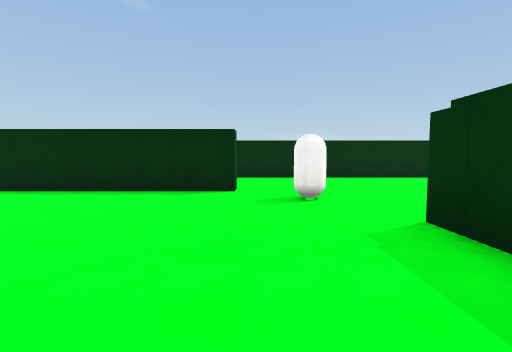
view 1 (above)

22 first-person views from a walk through a Unity game level. The camera is 1.3 m above the floor, tilts 4° down and sees 85° across. The floor is counted in squares, 2 m on a side. Each view is taken from the middle of a square. On the plan, view 1 faces up. The plan holds only what a view shows up to about 9 squares ahead; the rest is blank. The player character is not drawn. Surface patterns are stand-ins for the level's own textures.

view 2
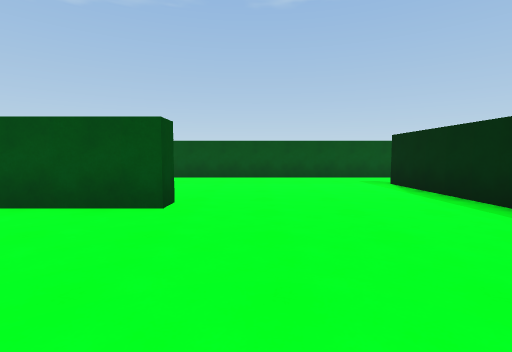

view 3
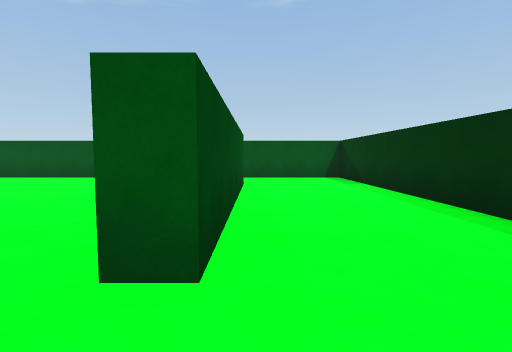

view 4
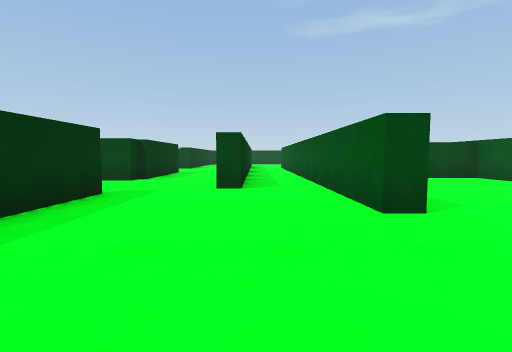

view 5
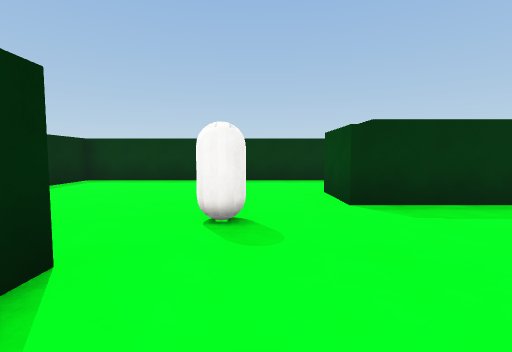

view 6
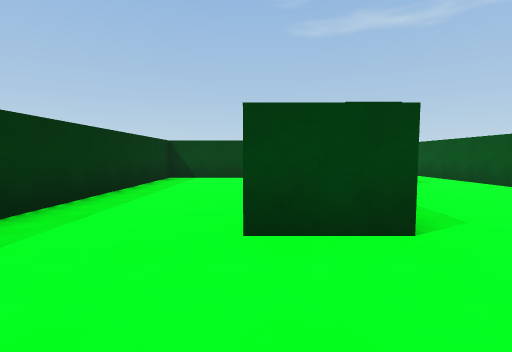

view 7
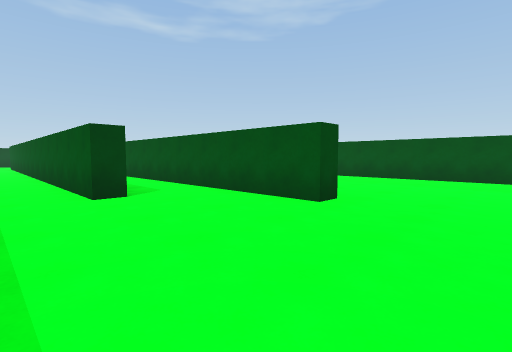

view 8
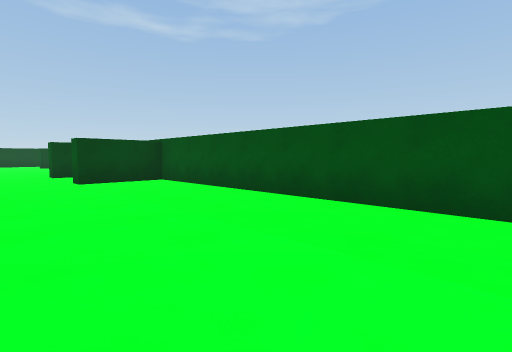

view 9
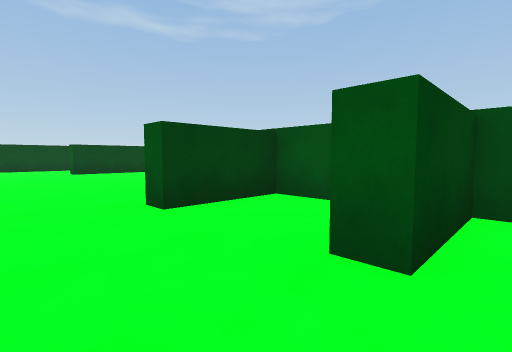

view 10
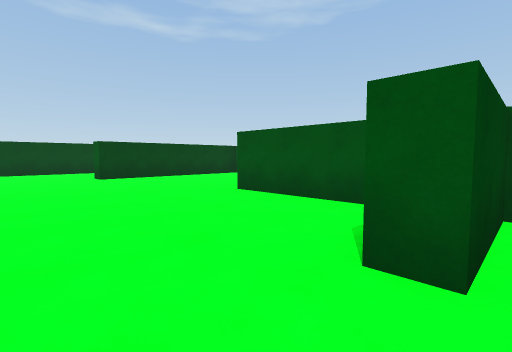

view 11
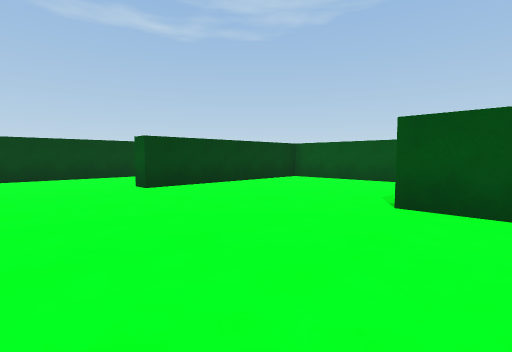

view 12
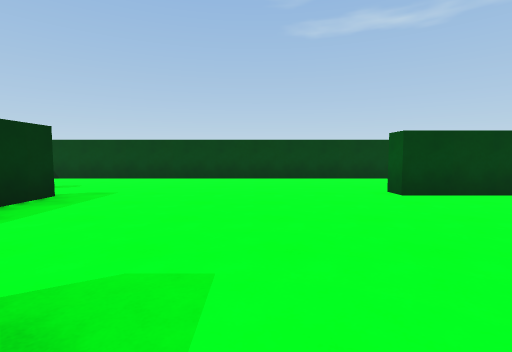

view 13
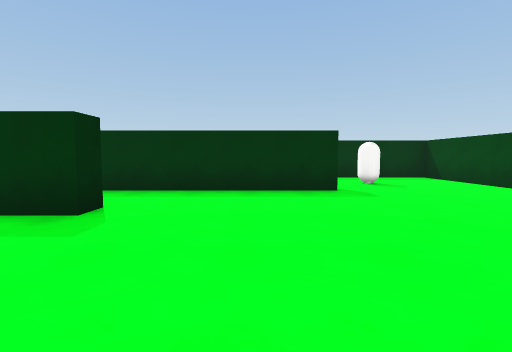

view 14
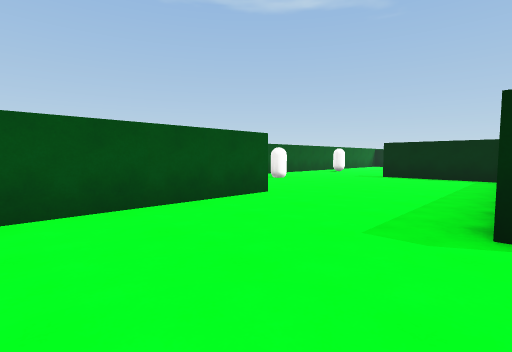

view 15
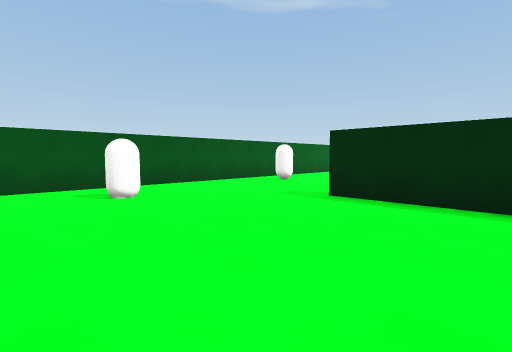

view 16
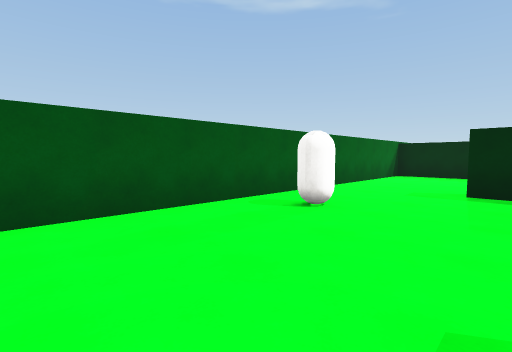

view 17
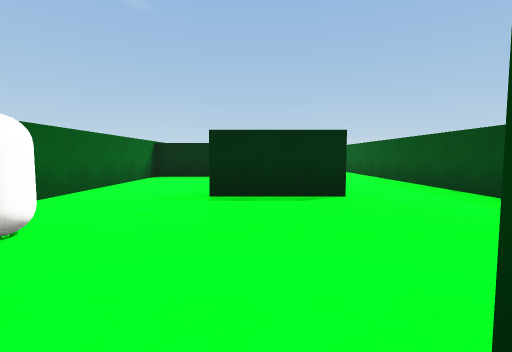

view 18
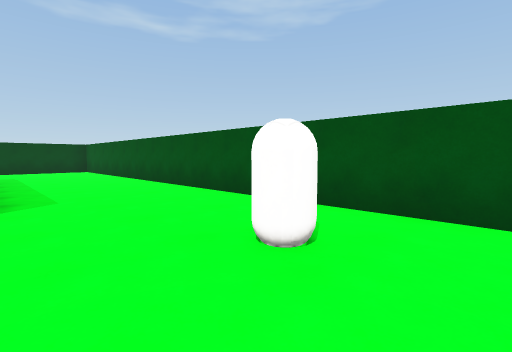

view 19
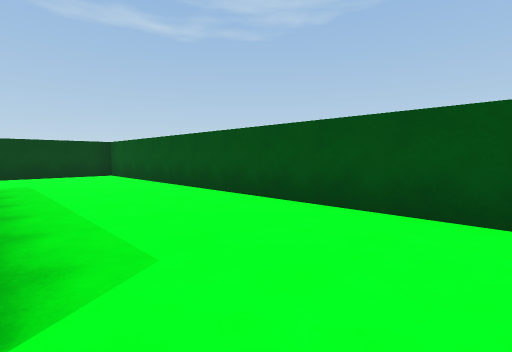

view 20
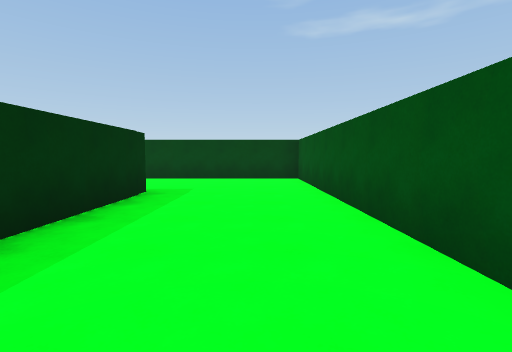

view 21
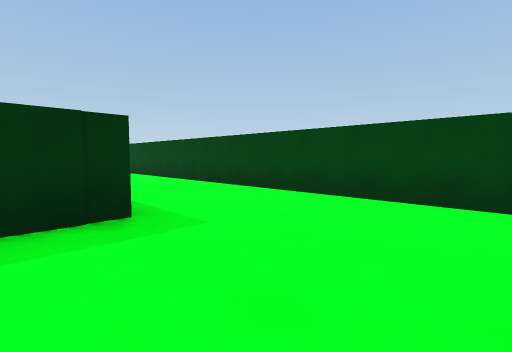

view 22
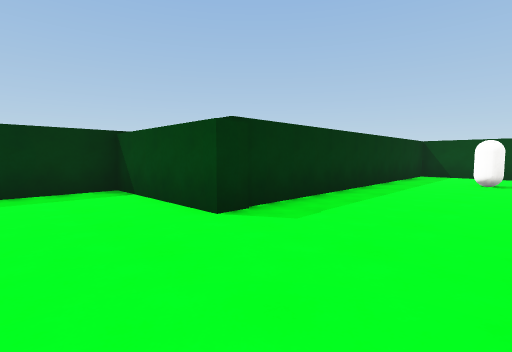

### Floor plan
Points are (right, up) in squares from view 1. A wall is a line through its corners. A room is listed if a view was taken in it or the views show most of it. See-through windows are left out.
Room 1 (views 1, 2, 3, 4, 5, 6, 7, 8, 9)
walls: (-3, 0.8) (-2.5, 0.8) (-2.5, -1.4); (-5.5, 5.7) (-0.4, 5.7) (-0.4, 5.2) (-5.6, 5.2); (-0.7, -1.6) (-0.2, -1.6); (1.7, -0.9) (1.7, 2.7) (3.1, 2.7); (5.6, 2.4) (5.6, 8.6) (-7.7, 8.6) (-7.7, -4.4) (-5.6, -4.4)
ways out: opening at (-4.5, -5) to room 2; opening at (-2, -2) to room 3; opening at (0.5, -0.5) to room 4; opening at (4.5, 3) to room 4
objects: capsule (1, 4)
Room 2 (view 10)
walls: (-5.6, -4.4) (-5.6, -5); (-7.7, -6.1) (-7.7, -7.2) (-5.6, -7.2) (-5.6, -7.8)
ways out: opening at (-4.5, -5) to room 1; opening at (-4.5, -8) to room 3
Room 3 (views 11, 12, 13, 14, 15, 16, 17, 18, 19, 20, 21, 22)
walls: (-7.7, -8.5) (-7.7, -11.2); (-8.6, -4.8) (-11.5, -4.8); (-11.5, -10.1) (-11.5, -15.4); (-2.4, -12) (-3, -12) (-3, -11.1); (-0.7, -4.6) (-0.7, -1.6); (-11.1, -15.6) (-6.4, -15.6) (-6.4, -16.2); (-8.2, -0.8) (-8.2, 4.1); (-12, -16.2) (-12, -13.1); (-2.5, -1.4) (-2.5, -6.4); (-0.7, -15.6) (-0.7, -11); (-10.5, -0.5) (-12.8, -0.5); (-0.2, -2.6) (-0.2, -8.5); (2.1, -5.1) (2.1, -4); (2.4, -4.1) (2.4, -3.5); (-13.2, 4) (-15.3, 4) (-15.3, -19.2) (2.6, -19.2) (2.6, -10.9) (5.6, -10.9) (5.6, -9.1)
ways out: opening at (-2, -2) to room 1; opening at (-4.5, -8) to room 2; opening at (0.5, -3.5) to room 4
objects: capsule (-14, -7); capsule (-14, -3); capsule (1, -17)
Room 4 (no view inside)
walls: (2.4, -3.5) (5.6, -3.5) (5.6, 2.4); (-0.2, -1.6) (-0.2, -2.6)
ways out: opening at (0.5, -0.5) to room 1; opening at (4.5, 3) to room 1; opening at (0.5, -3.5) to room 3

Positions as (right, up) in squares from view 1, and headings:
1: (0, 0), facing up
2: (1, 2), facing left
3: (1, 6), facing left
4: (-1, 4), facing down
5: (-2, 4), facing right
6: (3, 5), facing down
7: (1, 3), facing down-left
8: (-4, 3), facing down-left
9: (-4, -4), facing down-left
10: (-4, -7), facing down-left
11: (-4, -10), facing down-left
12: (-4, -11), facing down
13: (-6, -14), facing right
14: (-8, -14), facing up-left
15: (-9, -9), facing up-left
16: (-12, -6), facing up-left
17: (-12, -5), facing up
18: (-12, -6), facing down-left
19: (-12, -9), facing down-left
20: (-14, -11), facing down
21: (-15, -15), facing down-right
22: (0, -9), facing down-right
